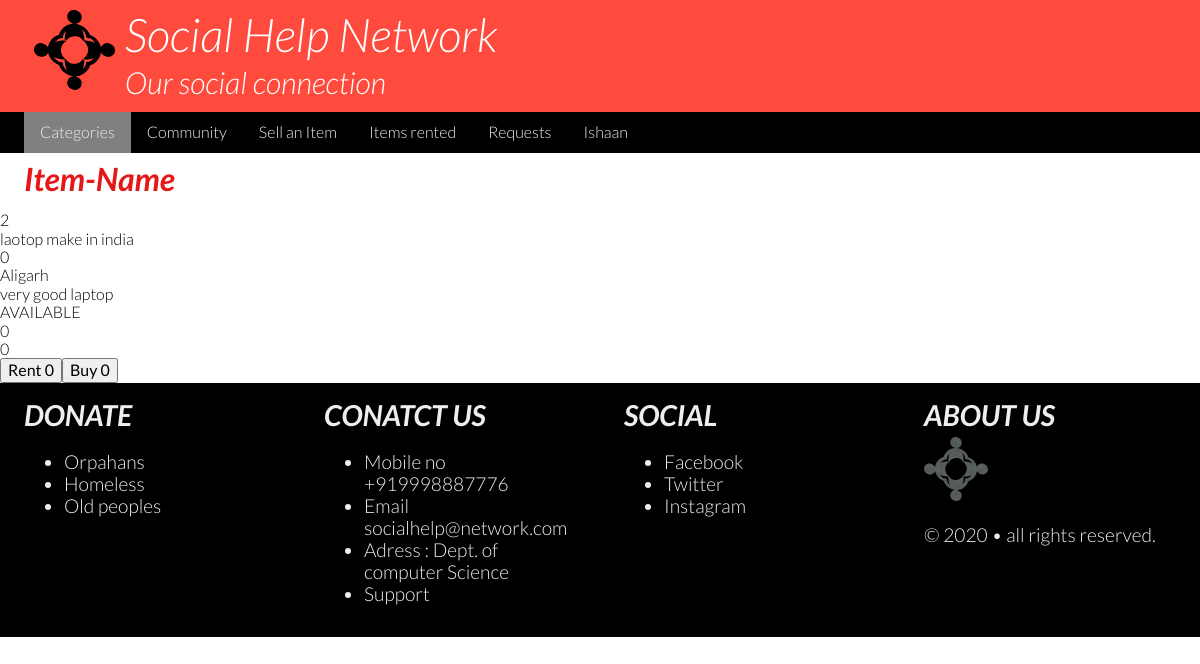
Screenshot of /start/show-item.php?item=2 (signed in) with the database file from the repository.
### tables this page shows
CREATE TABLE IF NOT EXISTS `items` (
  `ItemId` int(10) NOT NULL AUTO_INCREMENT,
  `ItemLocation` varchar(20) NOT NULL,
  `ItemStatus` varchar(10) DEFAULT NULL,
  `RentPrice` int(5) NOT NULL DEFAULT '0',
  `SellPrice` int(8) NOT NULL DEFAULT '0',
  `ItemName` varchar(30) NOT NULL,
  `Owner` int(5) NOT NULL,
  `ItemCateg` int(11) NOT NULL,
  `Itemdesc` varchar(30) DEFAULT NULL,
  PRIMARY KEY (`ItemId`)
);

### start/show-item.php (the view, shortened to what this page needs)
<?php
include('templates/header.php');
$ItemId= $_GET['item'];
?>
<main class="clearfix">
        <div class="row limited">
            <section class="column class-12">
                <h1>Item-Name</h1>
            </section>
        </div>
        <div class="row limited">
<?php
require_once("classes/connect.php") ;
$sql = "SELECT * FROM `items` WHERE ItemId ='$ItemId'";
$result = $db->query($sql);
if(mysqli_num_rows($result) == 1){
    $row = $result->fetch_array(MYSQLI_ASSOC);
    echo $row['ItemId'].'<br>';
    echo $row['ItemName'].'<br>';
    echo $row['ItemCateg'].'<br>';
    echo $row['ItemLocation'].'<br>';
    echo $row['Itemdesc'].'<br>';
    echo $row['ItemStatus'].'<br>';
    echo $row['RentPrice'].'<br>';
    echo $row['SellPrice'].'<br>';
    echo '<button id="rentbtn">Rent '.$row["RentPrice"].'</button>';
    echo '<button id="buybtn">Buy '.$row["SellPrice"].'</button></section>';
}
?>
    </div>
</main>
<?php include('templates/footer.php'); ?>

### start/css/small.css (style rules this page uses)
html { -webkit-text-size-adjust: 100%; -ms-text-size-adjust: 100%; }
* { -moz-box-sizing: border-box; -webkit-box-sizing: border-box; box-sizing: border-box; }
body { font-family: 'Lato', sans-serif; font-size: 16px; font-weight: 300; }
.row { clear: both; }
.limited { max-width: 1200px; margin:auto; }
.column { float:left; padding: 0 2vw; margin:0 0 0.75rem 0; }
main h1, main h3 { color:rgb(228, 24, 24); font-style: italic; margin: 0.5rem 0 0.1rem 0; }
main h1 { font-size: 2rem; }
.clearfix:after { content: ""; display: table; clear: both; }

### rows the page displays
items: ItemId "2", ItemName "laotop make in india", ItemCateg "0", ItemLocation "Aligarh", Itemdesc "very good laptop", ItemStatus "AVAILABLE", RentPrice "0", SellPrice "0"

### other values shown
$_SESSION['username'] "Ishaan"
